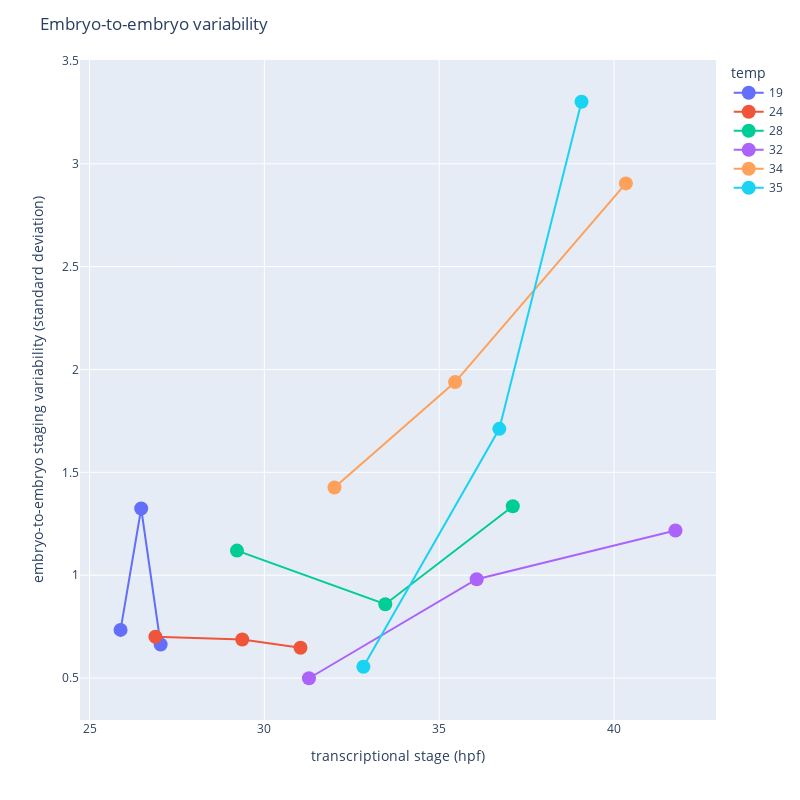

Notebook code for this chart:
### Markdown cell above
### Look at embryo-to-embryo variability as a function of time and temp

### Code cell
# get average time for each embryo
emb_stage_df = col_df.loc[:, ["embryo_ID", "temp", "timepoint", "mean_nn_time"]].groupby(
                    ["embryo_ID", "temp", "timepoint"])["mean_nn_time"].agg(["mean", "std"]).reset_index()

emb_stage_df = emb_stage_df.rename(columns={"mean":"mean_nn_time", "std":"std_nn_time"})


# now aggregate at cohort level
grp_stage_df = emb_stage_df.loc[:, ["temp", "timepoint", "mean_nn_time", "std_nn_time"]].groupby(
                    ["temp", "timepoint"]).agg(
                        mean_nn_time=('mean_nn_time', 'mean'),
                        emb_time_std=('mean_nn_time', 'std'),
                        cell_time_std=('std_nn_time', 'mean')
                    ).reset_index()


fig = px.line(grp_stage_df, x="mean_nn_time", y="emb_time_std", color="temp", markers=True)
# fig.add_trace(go.Scatter(x=ref_vec, y=ref_vec, mode="lines", line=dict(color="black", width=2, dash="dash")))
fig.update_traces(marker=dict(size=14))
fig.update_layout(width=800, height=800) 

fig.update_layout(
    title=f"Embryo-to-embryo variability"
)

fig.update_layout(
        yaxis_title="embryo-to-embryo staging variability (standard deviation)",
        xaxis_title="transcriptional stage (hpf)"
    )

fig.show()

fig.write_image(fig_folder + "inter_embryo_variability.png", scale=2)
fig.write_html(fig_folder + "inter_embryo_variability.html")

### Figure 1 — Plotly figure (JSON) as saved in the notebook; plotly's stock layout.template omitted (floating-point values rounded to 4 significant figures)
{"data": [{"hovertemplate": "temp=19<br>mean_nn_time=%{x}<br>emb_time_std=%{y}<extra></extra>", "legendgroup": "19", "line": {"color": "#636efa", "dash": "solid"}, "marker": {"size": 14, "symbol": "circle"}, "mode": "lines+markers", "name": "19", "orientation": "v", "showlegend": true, "type": "scatter", "x": [27.03, 26.48, 25.89], "xaxis": "x", "y": [0.6631, 1.324, 0.734], "yaxis": "y"}, {"hovertemplate": "temp=24<br>mean_nn_time=%{x}<br>emb_time_std=%{y}<extra></extra>", "legendgroup": "24", "line": {"color": "#EF553B", "dash": "solid"}, "marker": {"size": 14, "symbol": "circle"}, "mode": "lines+markers", "name": "24", "orientation": "v", "showlegend": true, "type": "scatter", "x": [26.88, 29.37, 31.03], "xaxis": "x", "y": [0.7009, 0.6877, 0.6474], "yaxis": "y"}, {"hovertemplate": "temp=28<br>mean_nn_time=%{x}<br>emb_time_std=%{y}<extra></extra>", "legendgroup": "28", "line": {"color": "#00cc96", "dash": "solid"}, "marker": {"size": 14, "symbol": "circle"}, "mode": "lines+markers", "name": "28", "orientation": "v", "showlegend": true, "type": "scatter", "x": [29.22, 33.46, 37.1], "xaxis": "x", "y": [1.119, 0.8588, 1.335], "yaxis": "y"}, {"hovertemplate": "temp=32<br>mean_nn_time=%{x}<br>emb_time_std=%{y}<extra></extra>", "legendgroup": "32", "line": {"color": "#ab63fa", "dash": "solid"}, "marker": {"size": 14, "symbol": "circle"}, "mode": "lines+markers", "name": "32", "orientation": "v", "showlegend": true, "type": "scatter", "x": [31.28, 36.07, 41.76], "xaxis": "x", "y": [0.499, 0.9806, 1.218], "yaxis": "y"}, {"hovertemplate": "temp=34<br>mean_nn_time=%{x}<br>emb_time_std=%{y}<extra></extra>", "legendgroup": "34", "line": {"color": "#FFA15A", "dash": "solid"}, "marker": {"size": 14, "symbol": "circle"}, "mode": "lines+markers", "name": "34", "orientation": "v", "showlegend": true, "type": "scatter", "x": [32.0, 35.46, 40.34], "xaxis": "x", "y": [1.427, 1.939, 2.904], "yaxis": "y"}, {"hovertemplate": "temp=35<br>mean_nn_time=%{x}<br>emb_time_std=%{y}<extra></extra>", "legendgroup": "35", "line": {"color": "#19d3f3", "dash": "solid"}, "marker": {"size": 14, "symbol": "circle"}, "mode": "lines+markers", "name": "35", "orientation": "v", "showlegend": true, "type": "scatter", "x": [32.83, 36.72, 39.07], "xaxis": "x", "y": [0.5549, 1.711, 3.301], "yaxis": "y"}], "layout": {"height": 800, "legend": {"title": {"text": "temp"}, "tracegroupgap": 0}, "margin": {"t": 60}, "title": {"text": "Embryo-to-embryo variability"}, "width": 800, "xaxis": {"anchor": "y", "autorange": true, "domain": [0, 1], "range": [24.73, 42.92], "title": {"text": "transcriptional stage (hpf)"}, "type": "linear"}, "yaxis": {"anchor": "x", "autorange": true, "domain": [0, 1], "range": [0.2961, 3.504], "title": {"text": "embryo-to-embryo staging variability (standard deviation)"}, "type": "linear"}}}
